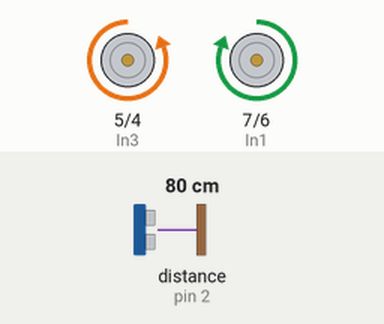
This sketch was run on a simulated Arduino Uno, built with avr-gcc and run on an emulated ATmega328P. Parts: motor-driver pin pairs drawn as motors (green arrow = first pin HIGH = forward, orange = second pin HIGH = backward, longer = more drive). Wiring (inferred from the names in the program): ultrasonic range finder: trigger pin 3; echo pin 2. Inputs (shaded band) come from the test bench; at power-on: distance to the obstacle (sensor on pin 2) 80 cm. The echo pulse lasts 58.3 µs per cm; what the sketch prints to the serial monitor is not drawn.

Above: at 0.5 s.
At 1.5 s:
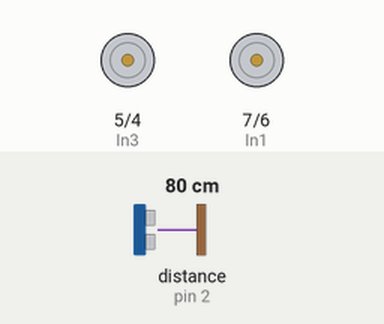
At 2.5 s:
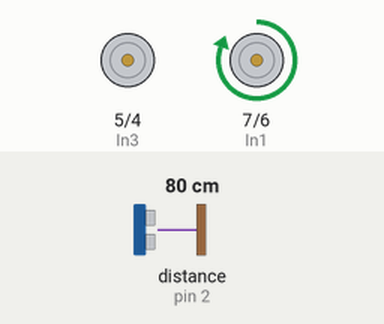
At 3.5 s:
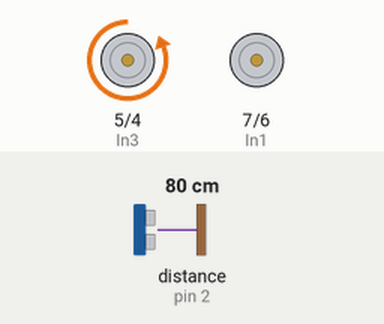
Timing chart, 0 to 5.5 s (numbered marks = the images above):
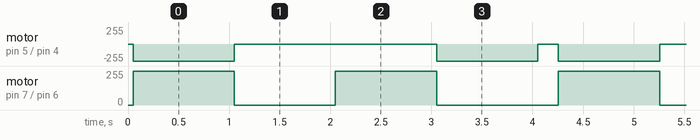

The sketch:

RescueRobot.ino
```cpp
const int In1 = 7;
const int In2 = 6;
const int In3 = 5;
const int In4 = 4;
const int trigPin = 3;
const int echoPin = 2;
int frequency = 0;

#include <SPI.h>      //include the SPI bus library
#include <MFRC522.h>  //include the RFID reader library

#define SS_PIN 10  //Peripheral select pin
#define RST_PIN 9  //reset pin
#define S0 A0

#define S1 A1
#define S2 A2
#define S3 A3
#define sensorOut A4
#define OE A5

MFRC522 mfrc522(SS_PIN, RST_PIN);  // instantiate a MFRC522 reader object.
MFRC522::MIFARE_Key key;          //create a MIFARE_Key struct named 'key', which will hold the card information

//this is the block number we will write into and then read.
int block=2;

byte blockcontent[16] = {"Last-Minute-Engg"};  //an array with 16 bytes to be written into one of the 64 card blocks is defined
//byte blockcontent[16] = {0,0,0,0,0,0,0,0,0,0,0,0,0,0,0,0};  //all zeros. This can be used to delete a block.

//This array is used for reading out a block.
byte readbackblock[18];

void setup()
{
  Serial.begin(9600);
  pinMode(S0, OUTPUT);
  pinMode(S1, OUTPUT);
  pinMode(S2, OUTPUT);
  pinMode(S3, OUTPUT);
  pinMode(OE, OUTPUT);
  pinMode(sensorOut, INPUT);

  // Setting frequency-scaling to 20%
  digitalWrite(S0,HIGH);
  digitalWrite(S1,LOW);
  //digitalWrite(OE, LOW);

  SPI.begin();               // Init SPI bus
  mfrc522.PCD_Init();        // Init MFRC522 card (in case you wonder what PCD means: proximity coupling device)
  Serial.println("Scan a MIFARE Classic card");

  // Prepare the security key for the read and write functions.
  for (byte i = 0; i < 6; i++) {
    key.keyByte[i] = 0xFF;  //keyByte is defined in the "MIFARE_Key" 'struct' definition in the .h file of the library
  // All motor control pins are outputs
  }
  pinMode(In1, OUTPUT);
  pinMode(In2, OUTPUT);
  pinMode(In3, OUTPUT);
  pinMode(In4, OUTPUT);
  pinMode(trigPin, OUTPUT);
  pinMode(echoPin, INPUT);

}

void goStraight()   //run both motors in the same direction

{

  // turn on motors

  digitalWrite(In1, HIGH);
  digitalWrite(In2, LOW);
  digitalWrite(In3, LOW);
  digitalWrite(In4, HIGH);


  delay(1000);

  // now turn off motors

  digitalWrite(In1, LOW);
  digitalWrite(In2, LOW);
  digitalWrite(In3, LOW);
  digitalWrite(In4, LOW);

  delay(1000);
  // now Turns the robot Left

  digitalWrite(In1, HIGH);
  digitalWrite(In2, LOW);

  // now Turns the robot Rigjht
  delay(1000);
  digitalWrite(In1, LOW);
  digitalWrite(In2, LOW);
  digitalWrite(In3, LOW);
  digitalWrite(In4, HIGH);

  // now turn off motors

  delay(1000);
  digitalWrite(In3, LOW);
  digitalWrite(In4, LOW);

}

void ReadCard()
{
    if ( ! mfrc522.PICC_IsNewCardPresent()) {
    return;
  }

  // Select one of the cards
  if ( ! mfrc522.PICC_ReadCardSerial())
  {
    return;
  }
    Serial.println("card selected");

   //the blockcontent array is written into the card block
   writeBlock(block, blockcontent);

   //read the block back
   readBlock(block, readbackblock);
   //uncomment below line if you want to see the entire 1k memory with the block written into it.
   //mfrc522.PICC_DumpToSerial(&(mfrc522.uid));
   //print the block contents

   Serial.print("read block: ");
   for (int j=0 ; j<16 ; j++){
     Serial.write (readbackblock[j]);
   }
   Serial.println("");

}

//Write specific block
int writeBlock(int blockNumber, byte arrayAddress[])
{

  //this makes sure that we only write into data blocks. Every 4th block is a trailer block for the access/security info.
  int largestModulo4Number=blockNumber/4*4;
  int trailerBlock=largestModulo4Number+3;//determine trailer block for the sector
  if (blockNumber > 2 && (blockNumber+1)%4 == 0){Serial.print(blockNumber);Serial.println(" is a trailer block:");return 2;}
  Serial.print(blockNumber);
  Serial.println(" is a data block:");

  //authentication of the desired block for access
  byte status = mfrc522.PCD_Authenticate(MFRC522::PICC_CMD_MF_AUTH_KEY_A, trailerBlock, &key, &(mfrc522.uid));

  if (status != MFRC522::STATUS_OK) {

         Serial.print("PCD_Authenticate() failed: ");
         Serial.println(mfrc522.GetStatusCodeName(status));
         return 3;//return "3" as error message
  }


  //writing the block
  status = mfrc522.MIFARE_Write(blockNumber, arrayAddress, 16);
  //status = mfrc522.MIFARE_Write(9, value1Block, 16);
  if (status != MFRC522::STATUS_OK) {
    Serial.print("MIFARE_Write() failed: ");
    Serial.println(mfrc522.GetStatusCodeName(status));
    return 4;//return "4" as error message

  }
  Serial.println("block was written");
}


//Read specific block
int readBlock(int blockNumber, byte arrayAddress[])
{
  int largestModulo4Number=blockNumber/4*4;
  int trailerBlock=largestModulo4Number+3;//determine trailer block for the sector
  //authentication of the desired block for access
  byte status = mfrc522.PCD_Authenticate(MFRC522::PICC_CMD_MF_AUTH_KEY_A, trailerBlock, &key, &(mfrc522.uid));

  if (status != MFRC522::STATUS_OK) {

         Serial.print("PCD_Authenticate() failed (read): ");
         Serial.println(mfrc522.GetStatusCodeName(status));
         return 3;//return "3" as error message
  }

//reading a block
byte buffersize = 18;//we need to define a variable with the read buffer size, since the MIFARE_Read method below needs a pointer to the variable that contains the size...
status = mfrc522.MIFARE_Read(blockNumber, arrayAddress, &buffersize);//&buffersize is a pointer to the buffersize variable; MIFARE_Read requires a pointer instead of just a number
  if (status != MFRC522::STATUS_OK) {
    Serial.print("MIFARE_read() failed: ");
    Serial.println(mfrc522.GetStatusCodeName(status));
    return 4;//return "4" as error message

  }
  Serial.println("block was read");
}

void SenseColour()
{
  // Setting red filtered photodiodes to be read
  digitalWrite(S2,LOW);
  digitalWrite(S3,LOW);

  // Reading the output frequency
  frequency = pulseIn(sensorOut, LOW);

  // Printing the value on the serial monitor
  Serial.print("R= ");//printing name
  Serial.print(frequency);//printing RED color frequency
  Serial.print("  ");
  delay(100);

  // Setting Green filtered photodiodes to be read
  digitalWrite(S2,HIGH);
  digitalWrite(S3,HIGH);

  // Reading the output frequency
  frequency = pulseIn(sensorOut, LOW);

  // Printing the value on the serial monitor
  Serial.print("G= ");//printing name
  Serial.print(frequency);//printing Green color frequency
  Serial.print("  ");
  delay(100);

  // Setting Blue filtered photodiodes to be read
  digitalWrite(S2,LOW);
  digitalWrite(S3,HIGH);

  // Reading the output frequency
  frequency = pulseIn(sensorOut, LOW);

  // Printing the value on the serial monitor
  Serial.print("B= ");//printing name
  Serial.print(frequency);//printing Blue color frequency
  Serial.println("  ");
  delay(100);

}

void DetectDistance()
{
  // Variables for duration of ping and the distance in cm
  long duration, cm;

  // The PING))) is triggered by a HIGH pulse of 2 or more microseconds.
  // Give a short LOW pulse beforehand to ensure a clean HIGH pulse:


  digitalWrite(trigPin, LOW);
  delayMicroseconds(2);
  digitalWrite(trigPin, HIGH);
  delayMicroseconds(5);
  digitalWrite(trigPin, LOW);

  duration = pulseIn(echoPin, HIGH);

  // convert the time into a distance
  cm = microsecondsToCentimetres(duration);

  Serial.print(cm);
  Serial.print("cm");
  Serial.println();
  delay(100);
}

long microsecondsToCentimetres(long microseconds)
{
  return microseconds / 29 / 2;
}

void loop()

{
  goStraight();
  delay(100);
  //SenseColour();
  //ReadCard();
  DetectDistance();
}
```

Measured:
- by itself, motor on pin 5 (In3) / pin 4 (In4): repeats every 4.2 s: stopped 2.0 s, backward 255/255 1.0 s, stopped 0.21 s, backward 255/255 1.0 s
- by itself, motor on pin 7 (In1) / pin 6 (In2): repeats every 4.2 s: stopped 1.0 s, forward 255/255 1.0 s, stopped 1.2 s, forward 255/255 1.0 s
